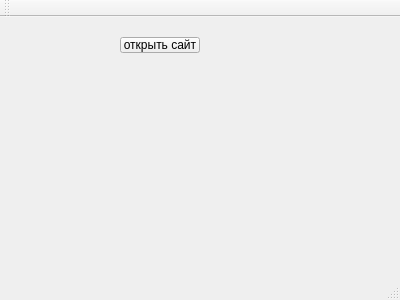
<?xml version="1.0" encoding="UTF-8"?>
<ui version="4.0">
 <class>MainWindow</class>
 <widget class="QMainWindow" name="MainWindow">
  <property name="geometry">
   <rect>
    <x>0</x>
    <y>0</y>
    <width>400</width>
    <height>300</height>
   </rect>
  </property>
  <property name="windowTitle">
   <string>MainWindow</string>
  </property>
  <widget class="QWidget" name="centralWidget">
   <widget class="QPushButton" name="pushButton">
    <property name="geometry">
     <rect>
      <x>120</x>
      <y>20</y>
      <width>80</width>
      <height>16</height>
     </rect>
    </property>
    <property name="text">
     <string>открыть сайт</string>
    </property>
   </widget>
  </widget>
  <widget class="QMenuBar" name="menuBar">
   <property name="geometry">
    <rect>
     <x>0</x>
     <y>0</y>
     <width>400</width>
     <height>17</height>
    </rect>
   </property>
  </widget>
  <widget class="QToolBar" name="mainToolBar">
   <attribute name="toolBarArea">
    <enum>TopToolBarArea</enum>
   </attribute>
   <attribute name="toolBarBreak">
    <bool>false</bool>
   </attribute>
  </widget>
  <widget class="QStatusBar" name="statusBar"/>
 </widget>
 <layoutdefault spacing="6" margin="11"/>
 <resources/>
 <connections/>
</ui>
